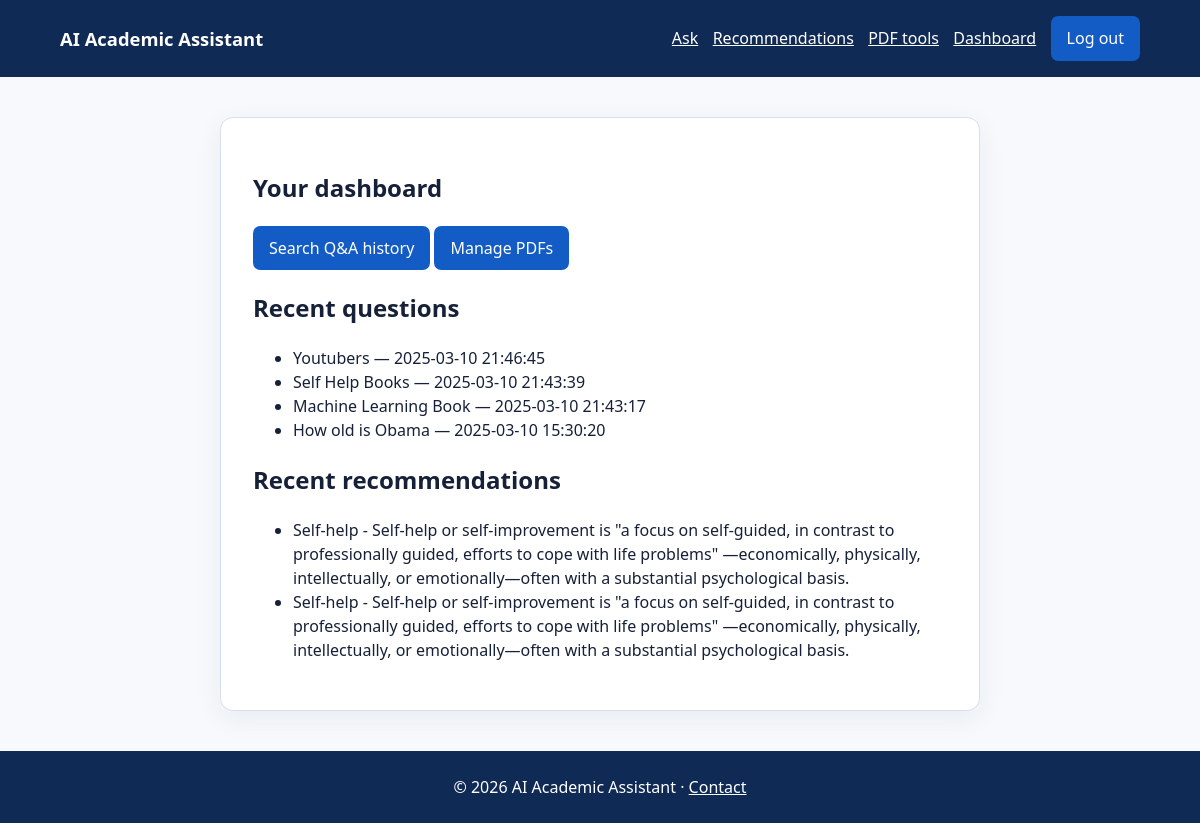
The app's page /dashboard (signed in) with its own data.
### tables this page shows
CREATE TABLE user_queries (
            id INTEGER PRIMARY KEY AUTOINCREMENT,  
            username TEXT NOT NULL,        
            query TEXT NOT NULL,           
            answer TEXT NOT NULL ,
            submitted_at TIMESTAMP DEFAULT CURRENT_TIMESTAMP              
        );

CREATE TABLE recommendations (
            id INTEGER PRIMARY KEY AUTOINCREMENT,
            username TEXT NOT NULL,
            query TEXT NOT NULL,
            recommendation TEXT NOT NULL,
            timestamp TIMESTAMP DEFAULT CURRENT_TIMESTAMP
        , link TEXT);

### app.py (the view, shortened to what this page needs)
    @app.get("/dashboard")
    @login_required
    def dashboard():
        connection = db()
        return render_template("dashboard.html", admin=False,
            queries=connection.execute("SELECT query, answer, submitted_at FROM user_queries WHERE username = ? ORDER BY submitted_at DESC LIMIT 10", (session["username"],)).fetchall(),
            pdfs=connection.execute("SELECT id, filename, uploaded_at FROM pdf_uploads WHERE username = ? ORDER BY uploaded_at DESC LIMIT 10", (session["username"],)).fetchall(),
            recommendations=connection.execute("SELECT query, recommendation, link, timestamp FROM recommendations WHERE username = ? ORDER BY timestamp DESC LIMIT 10", (session["username"],)).fetchall())

### templates/dashboard.html
{% extends 'base.html' %}{% block content %}<section class="panel"><h1>{{ 'Admin dashboard' if admin else 'Your dashboard' }}</h1>{% if admin %}<div class="cards">{% for label, value in metrics.items() %}<article><h2>{{ value }}</h2><p>{{ label|title }}</p></article>{% endfor %}</div>{% else %}<p><a class="button" href="{{ url_for('search') }}">Search Q&A history</a> <a class="button" href="{{ url_for('manage_pdfs') }}">Manage PDFs</a></p><h2>Recent questions</h2><ul>{% for item in queries %}<li>{{ item.query }} — {{ item.submitted_at }}</li>{% else %}<li>No questions yet.</li>{% endfor %}</ul><h2>Recent recommendations</h2><ul>{% for item in recommendations %}<li>{% if item.link %}<a href="{{ item.link }}">{{ item.recommendation }}</a>{% else %}{{ item.recommendation }}{% endif %}</li>{% else %}<li>No recommendations yet.</li>{% endfor %}</ul>{% endif %}</section>{% endblock %}

### templates/base.html (shortened to what this page needs)
<!doctype html>
<html lang="en"><head><link rel="stylesheet" href="{{ url_for('static', filename='styles.css') }}"></head>
<body><header class="top-header"><a href="{{ url_for('home') }}">AI Academic Assistant</a><nav><a href="{{ url_for('ask') }}">Ask</a><a href="{{ url_for('recommend') }}">Recommendations</a><a href="{{ url_for('extract_text') }}">PDF tools</a>{% if session.username %}<a href="{{ url_for('dashboard') }}">Dashboard</a><form action="{{ url_for('logout') }}" method="post"><input type="hidden" name="csrf_token" value="{{ csrf_token() }}"><button>Log out</button></form>{% else %}<a href="{{ url_for('login') }}">Log in</a>{% endif %}</nav></header>
<main>{% block content %}{% endblock %}</main><footer>© 2026 AI Academic Assistant · <a href="{{ url_for('contact') }}">Contact</a></footer></body></html>

### static/styles.css (style rules this page uses)
:root { color-scheme: light; --ink:#162038; --brand:#145cc5; --pale:#edf4ff; --line:#d7dfed; }
* { box-sizing:border-box; }
body { margin:0; color:var(--ink); background:#f7f9fc; font:16px/1.5 system-ui,sans-serif; }
a { color:var(--brand); }
.top-header { display:flex; justify-content:space-between; gap:1rem; align-items:center; padding:1rem max(5vw,1.2rem); background:#102a56; color:#fff; }
.top-header>a { color:#fff; font-size:1.15rem; font-weight:700; text-decoration:none; }
.top-header nav { display:flex; gap:.9rem; align-items:center; flex-wrap:wrap; }
.top-header nav a { color:#fff; }
.top-header form,.inline { display:inline; margin:0; }
main { width:min(1040px,92vw); margin:2.5rem auto; min-height:66vh; }
.panel { max-width:760px; margin:1.5rem auto; padding:2rem; background:#fff; border:1px solid var(--line); border-radius:.8rem; box-shadow:0 8px 28px #102a5610; }
.button,button { display:inline-block; padding:.65rem 1rem; border:0; border-radius:.45rem; background:var(--brand); color:#fff; font:inherit; text-decoration:none; cursor:pointer; }
footer { padding:1.5rem; text-align:center; background:#102a56; color:#fff; }
footer a { color:#fff; }

### records on screen
user_queries: query "Youtubers", submitted_at "2025-03-10 21:46:45"
user_queries: query "Self Help Books", submitted_at "2025-03-10 21:43:39"
user_queries: query "Machine Learning Book", submitted_at "2025-03-10 21:43:17"
user_queries: query "How old is Obama", submitted_at "2025-03-10 15:30:20"
recommendations: recommendation "Self-help - Self-help or self-improvement is \"a focus on self-guided, in contrast to professionally guided, efforts to cope with life problems\" —economically, physically, intellectually, or emotionally—often with a substantial psychological basis."
recommendations: recommendation "Self-help - Self-help or self-improvement is \"a focus on self-guided, in contrast to professionally guided, efforts to cope with life problems\" —economically, physically, intellectually, or emotionally—often with a substantial psychological basis."

### other values on screen
{{ 'Admin dashboard' if admin else 'Your dashboard' }} "Your dashboard"
